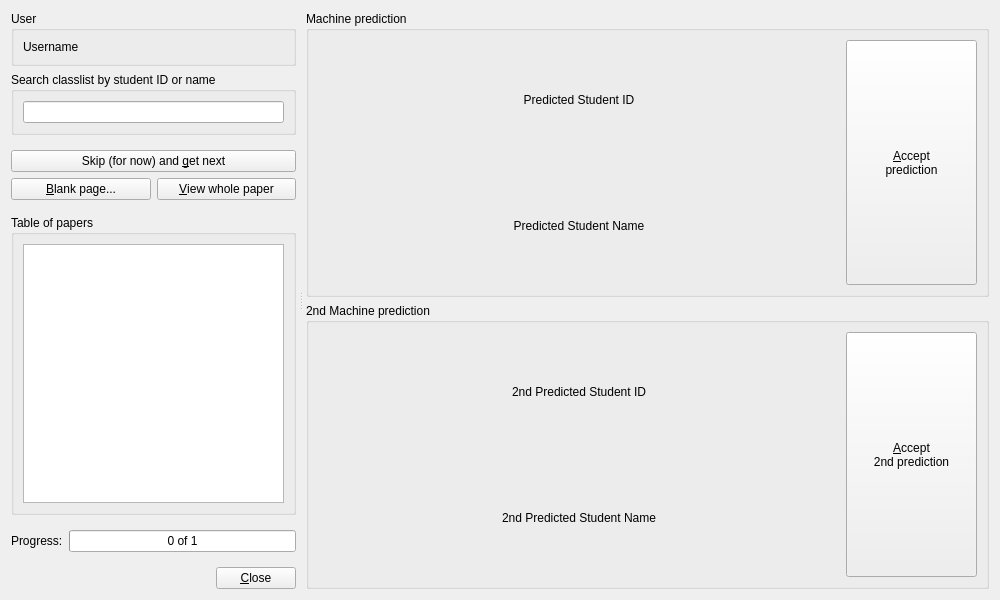
<?xml version="1.0" encoding="UTF-8"?>
<ui version="4.0">
 <author>
  Copyright (C) 2018-2023 The Plom Project Developers
  SPDX-License-Identifier: AGPL-3.0-or-later
 </author>
 <class>IdentifyWindow</class>
 <widget class="QWidget" name="IdentifyWindow">
  <property name="windowModality">
   <enum>Qt::ApplicationModal</enum>
  </property>
  <property name="geometry">
   <rect>
    <x>0</x>
    <y>0</y>
    <width>1000</width>
    <height>600</height>
   </rect>
  </property>
  <property name="sizePolicy">
   <sizepolicy hsizetype="Expanding" vsizetype="Expanding">
    <horstretch>1</horstretch>
    <verstretch>1</verstretch>
   </sizepolicy>
  </property>
  <property name="baseSize">
   <size>
    <width>0</width>
    <height>0</height>
   </size>
  </property>
  <property name="windowTitle">
   <string>Identify papers</string>
  </property>
  <layout class="QHBoxLayout" name="horizontalLayout_3">
   <item>
    <widget class="QSplitter" name="splitter">
     <property name="orientation">
      <enum>Qt::Horizontal</enum>
     </property>
     <property name="handleWidth">
      <number>10</number>
     </property>
     <property name="childrenCollapsible">
      <bool>false</bool>
     </property>
     <widget class="QFrame" name="leftPane">
      <property name="sizePolicy">
       <sizepolicy hsizetype="Preferred" vsizetype="Preferred">
        <horstretch>2</horstretch>
        <verstretch>0</verstretch>
       </sizepolicy>
      </property>
      <layout class="QVBoxLayout" name="verticalLayout_2">
       <property name="leftMargin">
        <number>0</number>
       </property>
       <property name="topMargin">
        <number>0</number>
       </property>
       <property name="rightMargin">
        <number>0</number>
       </property>
       <property name="bottomMargin">
        <number>0</number>
       </property>
       <item>
        <widget class="QGroupBox" name="userBox">
         <property name="title">
          <string>User</string>
         </property>
         <layout class="QGridLayout" name="gridLayout">
          <property name="sizeConstraint">
           <enum>QLayout::SetDefaultConstraint</enum>
          </property>
          <item row="0" column="0">
           <widget class="QLabel" name="userLabel">
            <property name="text">
             <string>Username</string>
            </property>
           </widget>
          </item>
         </layout>
        </widget>
       </item>
       <item>
        <widget class="QGroupBox" name="studentBox">
         <property name="title">
          <string>Search classlist by student ID or name</string>
         </property>
         <layout class="QFormLayout" name="formLayout">
          <property name="sizeConstraint">
           <enum>QLayout::SetDefaultConstraint</enum>
          </property>
          <item row="0" column="0" colspan="2">
           <widget class="QLineEdit" name="idEdit"/>
          </item>
         </layout>
        </widget>
       </item>
       <item>
        <widget class="QFrame" name="frame">
         <layout class="QGridLayout" name="gridLayout_3">
          <property name="leftMargin">
           <number>0</number>
          </property>
          <property name="rightMargin">
           <number>0</number>
          </property>
          <item row="1" column="1">
           <widget class="QPushButton" name="viewButton">
            <property name="text">
             <string>&amp;View whole paper</string>
            </property>
           </widget>
          </item>
          <item row="1" column="0">
           <widget class="QPushButton" name="blankButton">
            <property name="toolTip">
             <string>ID page or whole paper is blank</string>
            </property>
            <property name="text">
             <string>&amp;Blank page...</string>
            </property>
           </widget>
          </item>
          <item row="0" column="0" colspan="2">
           <widget class="QPushButton" name="nextButton">
            <property name="text">
             <string>Skip (for now) and &amp;get next</string>
            </property>
           </widget>
          </item>
         </layout>
        </widget>
       </item>
       <item>
        <widget class="QGroupBox" name="tableBox">
         <property name="title">
          <string>Table of papers</string>
         </property>
         <layout class="QGridLayout" name="gridLayout_2">
          <item row="0" column="0">
           <widget class="QTableView" name="tableView">
            <property name="editTriggers">
             <set>QAbstractItemView::NoEditTriggers</set>
            </property>
            <property name="selectionMode">
             <enum>QAbstractItemView::SingleSelection</enum>
            </property>
            <property name="selectionBehavior">
             <enum>QAbstractItemView::SelectRows</enum>
            </property>
            <property name="gridStyle">
             <enum>Qt::DotLine</enum>
            </property>
            <attribute name="horizontalHeaderStretchLastSection">
             <bool>true</bool>
            </attribute>
           </widget>
          </item>
         </layout>
        </widget>
       </item>
       <item>
        <widget class="QFrame" name="frame_2">
         <layout class="QHBoxLayout" name="horizontalLayout_4">
          <property name="leftMargin">
           <number>0</number>
          </property>
          <property name="rightMargin">
           <number>0</number>
          </property>
          <item>
           <widget class="QLabel" name="progressLabel">
            <property name="text">
             <string>Progress:</string>
            </property>
           </widget>
          </item>
          <item>
           <widget class="QProgressBar" name="idProgressBar">
            <property name="maximum">
             <number>1</number>
            </property>
            <property name="value">
             <number>0</number>
            </property>
            <property name="format">
             <string>%v of %m</string>
            </property>
           </widget>
          </item>
         </layout>
        </widget>
       </item>
       <item>
        <widget class="QFrame" name="frame">
         <layout class="QHBoxLayout" name="horizontalLayout">
          <property name="sizeConstraint">
           <enum>QLayout::SetDefaultConstraint</enum>
          </property>
          <property name="leftMargin">
           <number>0</number>
          </property>
          <property name="topMargin">
           <number>0</number>
          </property>
          <property name="rightMargin">
           <number>0</number>
          </property>
          <property name="bottomMargin">
           <number>0</number>
          </property>
          <item>
           <spacer name="horizontalSpacer">
            <property name="orientation">
             <enum>Qt::Horizontal</enum>
            </property>
            <property name="sizeHint" stdset="0">
             <size>
              <width>40</width>
              <height>20</height>
             </size>
            </property>
           </spacer>
          </item>
          <item>
           <widget class="QPushButton" name="closeButton">
            <property name="text">
             <string>&amp;Close</string>
            </property>
           </widget>
          </item>
         </layout>
        </widget>
       </item>
      </layout>
     </widget>
     <widget class="QFrame" name="rightPane">
      <property name="sizePolicy">
       <sizepolicy hsizetype="Preferred" vsizetype="Preferred">
        <horstretch>5</horstretch>
        <verstretch>0</verstretch>
       </sizepolicy>
      </property>
      <layout class="QVBoxLayout" name="rightPaneLayout">
       <property name="leftMargin">
        <number>0</number>
       </property>
       <property name="topMargin">
        <number>0</number>
       </property>
       <property name="rightMargin">
        <number>0</number>
       </property>
       <property name="bottomMargin">
        <number>0</number>
       </property>
       <item>
        <widget class="QGroupBox" name="predictionBox0">
         <property name="sizePolicy">
          <sizepolicy hsizetype="Preferred" vsizetype="Preferred">
           <horstretch>0</horstretch>
           <verstretch>1</verstretch>
          </sizepolicy>
         </property>
         <property name="title">
          <string>Machine prediction</string>
         </property>
         <layout class="QGridLayout" name="gridLayout_6">
          <item row="0" column="0">
           <widget class="QLabel" name="pSIDLabel0">
            <property name="sizePolicy">
             <sizepolicy hsizetype="Expanding" vsizetype="Preferred">
              <horstretch>4</horstretch>
              <verstretch>0</verstretch>
             </sizepolicy>
            </property>
            <property name="text">
             <string>Predicted Student ID</string>
            </property>
            <property name="alignment">
             <set>Qt::AlignCenter</set>
            </property>
           </widget>
          </item>
          <item row="1" column="0">
           <widget class="QLabel" name="pNameLabel0">
            <property name="sizePolicy">
             <sizepolicy hsizetype="Expanding" vsizetype="Preferred">
              <horstretch>4</horstretch>
              <verstretch>0</verstretch>
             </sizepolicy>
            </property>
            <property name="text">
             <string>Predicted Student Name</string>
            </property>
            <property name="alignment">
             <set>Qt::AlignCenter</set>
            </property>
           </widget>
          </item>
          <item row="0" column="1" rowspan="2">
           <widget class="QPushButton" name="predButton0">
            <property name="sizePolicy">
             <sizepolicy hsizetype="Expanding" vsizetype="Expanding">
              <horstretch>1</horstretch>
              <verstretch>1</verstretch>
             </sizepolicy>
            </property>
            <property name="text">
             <string>&amp;Accept
prediction</string>
            </property>
           </widget>
          </item>
         </layout>
        </widget>
       </item>
       <item>
        <widget class="QGroupBox" name="predictionBox1">
         <property name="sizePolicy">
          <sizepolicy hsizetype="Preferred" vsizetype="Preferred">
           <horstretch>0</horstretch>
           <verstretch>1</verstretch>
          </sizepolicy>
         </property>
         <property name="title">
          <string>2nd Machine prediction</string>
         </property>
         <layout class="QGridLayout" name="gridLayout_6">
          <item row="0" column="0">
           <widget class="QLabel" name="pSIDLabel1">
            <property name="sizePolicy">
             <sizepolicy hsizetype="Expanding" vsizetype="Preferred">
              <horstretch>4</horstretch>
              <verstretch>0</verstretch>
             </sizepolicy>
            </property>
            <property name="text">
             <string>2nd Predicted Student ID</string>
            </property>
            <property name="alignment">
             <set>Qt::AlignCenter</set>
            </property>
           </widget>
          </item>
          <item row="1" column="0">
           <widget class="QLabel" name="pNameLabel1">
            <property name="sizePolicy">
             <sizepolicy hsizetype="Expanding" vsizetype="Preferred">
              <horstretch>4</horstretch>
              <verstretch>0</verstretch>
             </sizepolicy>
            </property>
            <property name="text">
             <string>2nd Predicted Student Name</string>
            </property>
            <property name="alignment">
             <set>Qt::AlignCenter</set>
            </property>
           </widget>
          </item>
          <item row="0" column="1" rowspan="2">
           <widget class="QPushButton" name="predButton1">
            <property name="sizePolicy">
             <sizepolicy hsizetype="Expanding" vsizetype="Expanding">
              <horstretch>1</horstretch>
              <verstretch>1</verstretch>
             </sizepolicy>
            </property>
            <property name="text">
             <string>&amp;Accept
2nd prediction</string>
            </property>
           </widget>
          </item>
         </layout>
        </widget>
       </item>
      </layout>
     </widget>
    </widget>
   </item>
  </layout>
 </widget>
 <tabstops>
  <tabstop>tableView</tabstop>
 </tabstops>
 <resources/>
 <connections/>
</ui>
